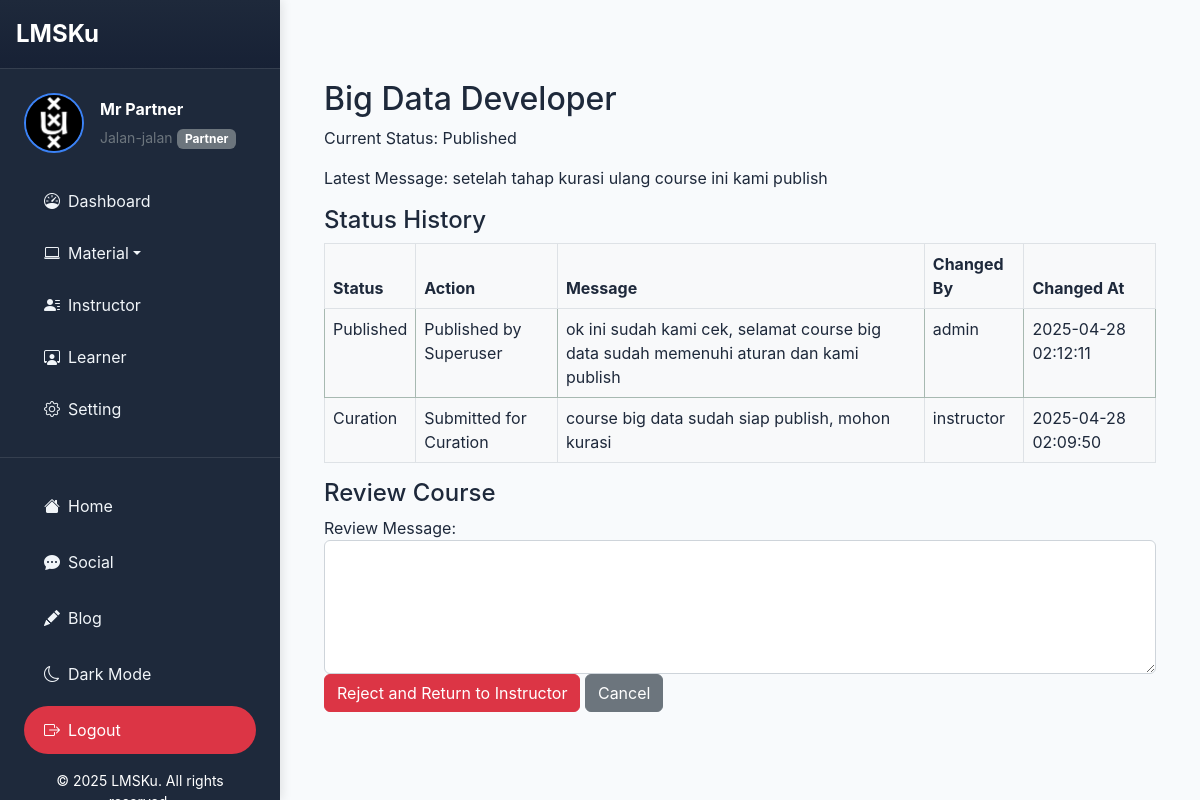
Page /partner/course/3/review-curation/ (signed in) on the earlier database version.
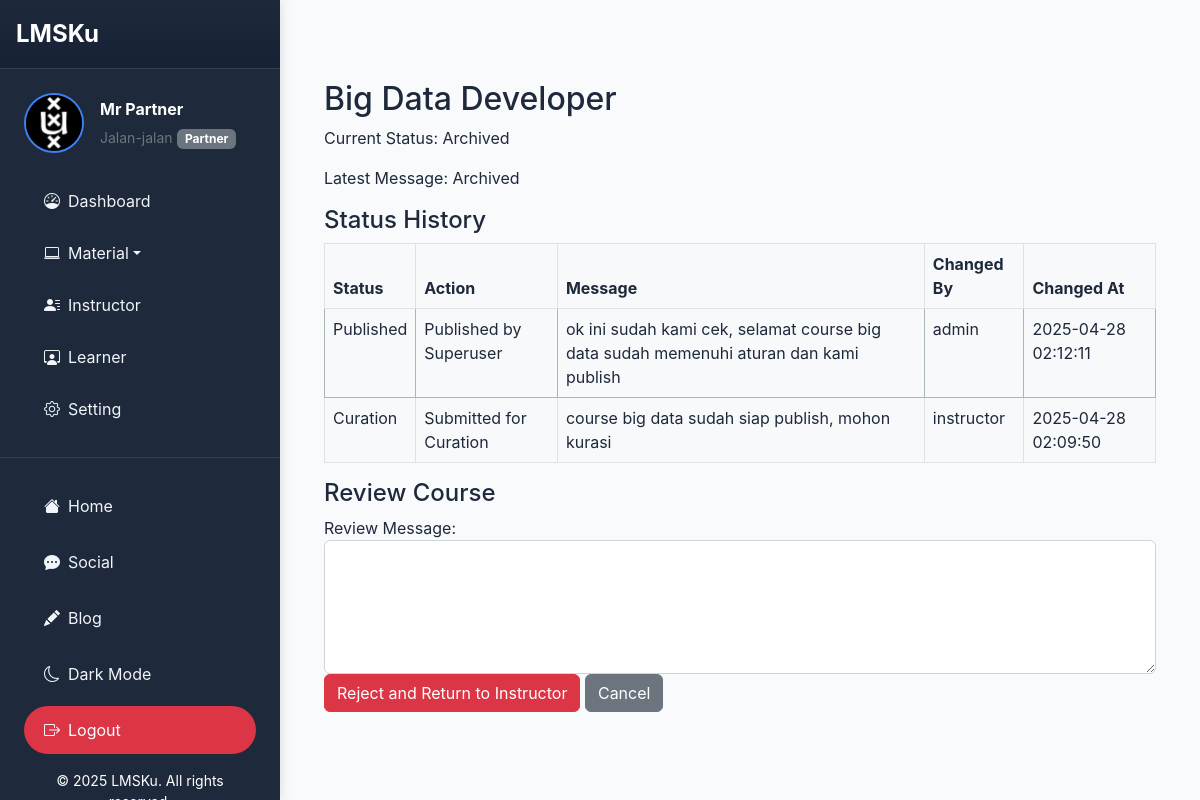
Same page on the later database version.
### courses/models.py (models this page shows, shortened)
class Course(models.Model):
    choice_language = [
        ('ab', 'Abkhazian'),
        ('aa', 'Afar'),
        ('af', 'Afrikaans'),
        ('sq', 'Albanian'),
        ('am', 'Amharic'),
        ('ar', 'Arabic'),
        ('hy', 'Armenian'),
        ('as', 'Assamese'),
        ('av', 'Avaric'),
        ('ae', 'Avestan'),
        ('ay', 'Aymara'),
        ('az', 'Azerbaijani'),
        ('bm', 'Bambara'),
        ('ba', 'Bashkir'),
        ('eu', 'Basque'),
        ('be', 'Belarusian'),
        ('bn', 'Bengali'),
        ('bh', 'Bihari'),
        ('bi', 'Bislama'),
        ('bs', 'Bosnian'),
        ('br', 'Breton'),
        ('bg', 'Bulgarian'),
        ('my', 'Burmese'),
        ('ca', 'Catalan'),
        ('ch', 'Chamorro'),
        ('ce', 'Chechen'),
        ('ny', 'Chichewa'),
        ('zh', 'Chinese'),
        ('cu', 'Church Slavic'),
        ('cv', 'Chuvash'),
        ('kw', 'Cornish'),
        ('co', 'Corsican'),
        ('cr', 'Cree'),
        ('hr', 'Croatian'),
        ('cs', 'Czech'),
        ('da', 'Danish'),
        ('dv', 'Divehi'),
        ('nl', 'Dutch'),
        ('dz', 'Dzongkha'),
        ('en', 'English'),
        ('eo', 'Esperanto'),
        ('et', 'Estonian'),
        ('ee', 'Ewe'),
        ('fo', 'Faroese'),
        ('fj', 'Fijian'),
        ('fi', 'Finnish'),
        ('fr', 'French'),
        ('ff', 'Fulah'),
        ('de', 'German'),
        ('ga', 'Irish'),
        ('gl', 'Galician'),
        ('gn', 'Guarani'),
        ('gu', 'Gujarati'),
        ('ht', 'Haitian Creole'),
        ('ha', 'Hausa'),
        ('he', 'Hebrew'),
        ('hi', 'Hindi'),
        ('ho', 'Hiri Motu'),
        ('hu', 'Hungarian'),
        ('is', 'Icelandic'),
        ('id', 'Indonesian'),
        ('ia', 'Interlingua'),
        ('ie', 'Interlingue'),
        ('iu', 'Inuktitut'),
        ('it', 'Italian'),
        ('ja', 'Japanese'),
        ('jw', 'Javanese'),
        ('kn', 'Kannada'),
        ('kr', 'Kanuri'),
        ('ks', 'Kashmiri'),
        ('km', 'Khmer'),
        ('ki', 'Kikuyu'),
        ('rw', 'Kinyarwanda'),
        ('ky', 'Kyrgyz'),
        ('ko', 'Korean'),
        ('la', 'Latin'),
        ('lv', 'Latvian'),
        ('lt', 'Lithuanian'),
        ('lb', 'Luxembourgish'),
        ('mk', 'Macedonian'),
        ('ml', 'Malayalam'),
        ('mr', 'Marathi'),
        ('my', 'Mongolian'),
        ('ne', 'Nepali'),
        ('no', 'Norwegian'),
        ('oc', 'Occitan'),
        ('or', 'Odia'),
        ('om', 'Oromo'),
        ('ps', 'Pashto'),
        ('fa', 'Persian'),
        ('pl', 'Polish'),
        ('pt', 'Portuguese'),
        ('pa', 'Punjabi'),
        ('qu', 'Quechua'),
        ('ro', 'Romanian'),
        ('rm', 'Romansh'),
        ('ru', 'Russian'),
        ('sr', 'Serbian'),
        ('si', 'Sinhala'),
        ('sk', 'Slovak'),
        ('sl', 'Slovenian'),
        ('es', 'Spanish'),
        ('su', 'Sundanese'),
        ('sw', 'Swahili'),
        ('sv', 'Swedish'),
        ('tl', 'Tagalog'),
        ('tg', 'Tajik'),
        ('ta', 'Tamil'),
        ('te', 'Telugu'),
        ('th', 'Thai'),
        ('tr', 'Turkish'),
        ('uk', 'Ukrainian'),
        ('ur', 'Urdu'),
        ('uz', 'Uzbek'),
        ('vi', 'Vietnamese'),
        ('cy', 'Welsh'),
        ('xh', 'Xhosa'),
        ('yi', 'Yiddish'),
        ('zu', 'Zulu'),
    ]
    course_name = models.CharField(max_length=250)
    course_number = models.CharField(max_length=250, blank=True)
    course_run = models.CharField(max_length=250, blank=True)
    slug = models.CharField(max_length=250, blank=True)
    org_partner = models.ForeignKey(Partner, on_delete=models.CASCADE, related_name="courses")
    instructor = models.ForeignKey(Instructor, on_delete=models.CASCADE, related_name="courses", null=True)
    category = models.ForeignKey(Category, on_delete=models.CASCADE, related_name="category_courses")
    level = models.CharField(max_length=10, choices=[('basic', 'Basic'), ('middle', 'Middle'), ('advanced', 'Advanced')], default='basic', null=True, blank=True)
    status_course = models.ForeignKey(CourseStatus, on_delete=models.CASCADE, related_name="courses")  # Hubungkan dengan CourseStatus
    created_at = models.DateTimeField(auto_now_add=True)
    edited_on = models.DateTimeField(auto_now=True)
    image = models.ImageField(upload_to='courses/', blank=True, null=True)
    link_video = models.URLField(blank=True, null=True)
    description = models.TextField()
    sort_description = models.CharField(max_length=150, null=True, blank=True)
    hour = models.CharField(max_length=2, null=True, blank=True)
    author = models.ForeignKey(CustomUser, on_delete=models.CASCADE)
    language = models.CharField(
        max_length=2,
        choices=choice_language,
        default='id'  # Bahasa Indonesia sebagai default
    )
    start_date = models.DateField(null=True)
    end_date = models.DateField(null=True)
    start_enrol = models.DateField(null=True)
    end_enrol = models.DateField(null=True)

class CourseStatus(models.Model):
    STATUS_CHOICES = [
        ('draft', 'Draft'),
        ('curation', 'Curation'),
        ('published', 'Published'),
        ('archived', 'Archived'),
    ]
    status = models.CharField(max_length=20, choices=STATUS_CHOICES, default='draft')
    manual_message = models.TextField(blank=True, null=True)  # Pesan manual terkait status
    updated_at = models.DateTimeField(auto_now=True)

### instructor/views.py (the view, shortened to what this page needs)
# urls.py: path('partner/course/<int:course_id>/review-curation/', views.partner_review_curation, name='partner_review_curation'),
@login_required
def partner_review_curation(request, course_id):
    course = get_object_or_404(Course, id=course_id)
    if not request.user.is_partner or course.org_partner.user != request.user:
        raise PermissionDenied("You do not have permission to review this course.")
    can_submit_to_curation = course.status_course.status == 'curation'
    return render(request, 'partner/review_curation.html', {
        'course': course,
        'history': course.status_history.all(),
        'can_submit_to_curation': can_submit_to_curation,
    })

### authentication/context_processors.py (called while the page is built)
def search_history_context(request):
    search_history = []
    if request.user.is_authenticated:
        search_history = SearchHistory.objects.filter(user=request.user).order_by('-search_date')[:10]
    else:
        cache_key = f"search_history_anonymous_{request.session.session_key or 'default'}"
        search_history = cache.get(cache_key, [])
    return {
        'search_history': search_history
    }

### templates/partner/review_curation.html (shortened to what this page needs)
{% extends 'home/tes.html' %}
{% load static %}
{% block content %}
<div class="container mt-5">
    <h2> {{ course.course_name }}</h2>
    <p>Current Status: {{ course.status_course.get_status_display }}</p>
    <p>Latest Message: {{ course.status_course.manual_message|default:"No message" }}</p>
    <h4>Status History</h4>
    {% if history %}
    <table class="table table-bordered">
        <thead>
            <tr>
                <th>Status</th>
                <th>Action</th>
                <th>Message</th>
                <th>Changed By</th>
                <th>Changed At</th>
            </tr>
        </thead>
        <tbody>
            {% for entry in history %}
            <tr {% if entry.status == 'draft' and entry.changed_by.is_partner %}class="table-danger"{% elif entry.status == 'curation' and entry.changed_by.is_superuser %}class="table-danger"{% elif entry.status == 'published' and entry.changed_by.is_superuser %}class="table-success"{% elif entry.status == 'archived' %}class="table-secondary"{% endif %}>
                <td>{{ entry.get_status_display }}</td>
                <td>
                    {% if entry.status == 'curation' and entry.changed_by.is_instructor %}
                        Submitted for Curation
                    {% elif entry.status == 'curation' and entry.changed_by.is_partner %}
                        Accepted by Partner
                    {% elif entry.status == 'draft' and entry.changed_by.is_partner %}
                        Rejected by Partner
                    {% elif entry.status == 'published' and entry.changed_by.is_superuser %}
                        Published by Superuser
                    {% elif entry.status == 'curation' and entry.changed_by.is_superuser %}
                        Rejected by Superuser
                    {% elif entry.status == 'archived' and entry.changed_by.is_superuser %}
                        Archived by Superuser
                    {% elif entry.status == 'archived' %}
                        Archived Automatically
                    {% elif entry.status == 'draft' and entry.changed_by.is_superuser %}
                        Rejected to Draft by Superuser
                    {% else %}
                        Updated
                    {% endif %}
                </td>
                <td>{{ entry.manual_message|default:"No message" }}</td>
                <td>{{ entry.changed_by.username }}</td>
                <td>{{ entry.changed_at|date:"Y-m-d H:i:s" }}</td>
            </tr>
            {% endfor %}
        </tbody>
    </table>
    {% else %}
    <p>No status history available.</p>
    {% endif %}
    <h4>Review Course</h4>
    <form method="post">
        <div class="form-group">
            <label for="message">Review Message:</label>
            <textarea name="message" id="message" class="form-control" rows="5" required></textarea>
        </div>
        <button type="submit" name="action" value="reject" class="btn btn-danger">Reject and Return to Instructor</button>
        <a href="{% url 'courses:studio' id=course.id %}" class="btn btn-secondary">Cancel</a>
    </form>
</div>
{% endblock %}

Differences in the rows shown:
changed Course "Big Data Developer": status_course.status "Published" → "Archived"; status_course.manual_message "setelah tahap kurasi ulang course ini kami publish" → "Archived"
